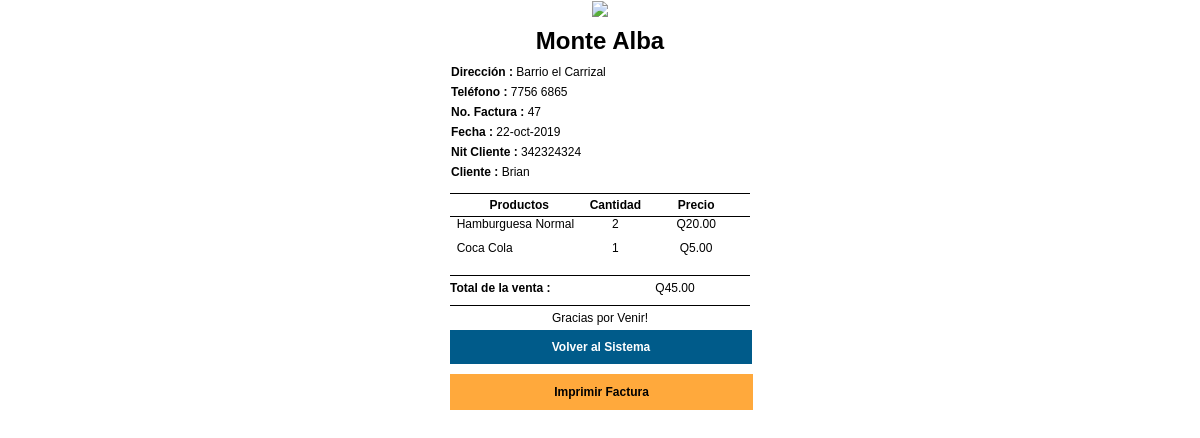
The app's page /control/venta/47 (signed in) with its own data.
### control/models.py (models this page shows, shortened)
class Venta(models.Model):
    fecha = models.DateField(default=datetime.now, null=True, blank=True)
    pedido = models.ForeignKey(Pedido, db_column='pedido_id', on_delete=models.SET_NULL, null=True)
    total = models.CharField(max_length=200, default=0)
    cliente = models.CharField(max_length=100, default='Consumidor Final')
    nit = models.CharField(max_length=10, default='C.F')

class DetallePedido(models.Model):
    pedido = models.ForeignKey(Pedido, db_column='pedido_id', on_delete=models.SET_NULL, null=True)
    producto = models.ForeignKey(Producto, db_column='producto_id', on_delete=models.SET_NULL, null=True, verbose_name='Productos')
    cantidad = models.DecimalField(max_digits=10, decimal_places=0, default=1)
    precio = models.CharField(max_length=200, default=0)

class Producto(models.Model):
    producto = models.CharField(max_length=100)
    descripcion = models.CharField(max_length=200)
    precio = models.DecimalField(max_digits=10, decimal_places=2, default=0)
    LOAN_CATEGORIA = (
        ('p', 'Platillo'),
        ('b', 'Bebida'),
    )
    categoria = models.CharField(max_length=1, choices=LOAN_CATEGORIA, blank=False, default='p', help_text='Categoria del Producto')
    imagen = models.ImageField(upload_to='photos')
    def __str__(self):
        return self.producto

### control/views.py (the view)
# urls.py: path('venta/<int:pk>', views.VentaDetailView.as_view(), name='venta-detail'),
class VentaDetailView(LoginRequiredMixin, generic.DetailView):
    model = Venta
    @method_decorator(permission_required('control.view_venta',reverse_lazy('control:ventas')))
    def dispatch(self, *args, **kwargs):
            return super(VentaDetailView, self).dispatch(*args, **kwargs)

### control/templates/control/venta_detail.html (shortened to what this page needs)
{% load static %}
<!doctype html>
<html>
	<head>
  </head>
  <body>
    <div id="wrapper">
      <table border="0" style="border-collapse: collapse; width: 100%; height: auto;">
          <tr>
            <td width="100%" align="center">
              <center>
                <img src="{% static 'img/icon/logo.jpg' %}" style="width: 80px;" />
              </center>
            </td>
          </tr>
          <tr>
            <td width="100%" align="center">
              <h2 style="padding-top: 0px; font-size: 24px;"><strong>Monte Alba</strong></h2>
            </td>
          </tr>
        <tr>
          <td width="100%">
            <span class="left" style="text-align: left;"><strong>Dirección :</strong> Barrio el Carrizal</span>
            <span class="left" style="text-align: left;"><strong>Teléfono :</strong> 7756 6865</span>
            <span class="left" style="text-align: left;"><strong>No. Factura :</strong> {{ venta.id }}</span>
            <span class="left" style="text-align: left;"><strong>Fecha :</strong> {{ venta.fecha }}</span>
            <span class="left" style="text-align: left;"><strong>Nit Cliente :</strong> {{ venta.nit }}</span>
            <span class="left" style="text-align: left;"><strong>Cliente&nbsp;:</strong> {{ venta.cliente }}</span>
          </td>
        </tr>
        </table>
      <table class="table" cellspacing="0"  border="0">
        <thead>
          <tr>
            <th width="45%" align="center">Productos</th>
            <th width="5%">Cantidad</th>
            <th width="35%">Precio</th>
          </tr>
        </thead>
        <tbody>
                {% for producto in venta.pedido.detallepedido_set.all %}
                <tr>
                    <td style="text-align:left; width:130px; padding-bottom: 10px" valign="top">&nbsp;&nbsp;{{producto.producto}}</td>
                    <td style="text-align:center; width:50px;" valign="top">{{producto.cantidad}}</td>
                    <td style="text-align:center; width:50px;" valign="top">Q{{producto.precio}}</td>
                </tr>
                {% endfor %}
          </tbody>
      </table>
        <table class="totals" cellspacing="0" border="0" style="margin-bottom:5px; border-top: 1px solid #000; border-collapse: collapse;">
            <tbody>
              <tr>
                <td colspan="3" style="text-align:left; border-top: 1px solid #000; padding-top: 5px; padding-bottom: 5px;">
                  <b>Total de la venta :</b>
                </td>
                <td style="text-align:center; border-top: 1px solid #000; padding-top: 5px; padding-bottom: 5px;">
                  Q{{ venta.total }}
                </td>
              </tr>
            </tbody>
        </table>
        <div style="border-top:1px solid #000; padding-top:0px;">
          <p>Gracias por Venir!</p>
        </div>
        <div id="bkpos_wrp">
          <a href="{% url 'control:ventas' %}" style="width:100%; display:block; font-size:12px; text-decoration: none; text-align:center; color:#FFF; background-color:#005b8a; border:0px solid #007FFF; padding: 10px 1px; margin: 5px auto 10px auto; font-weight:bold;">Volver al Sistema</a>
        </div>
        <div id="bkpos_wrp">
          <button type="button" onClick="window.print();return false;" style="width:101%; cursor:pointer; font-size:12px; background-color:#FFA93C; color:#000; text-align: center; border:1px solid #FFA93C; padding: 10px 0px; font-weight:bold;">Imprimir Factura</button>
        </div>
    </div>
  </body>
</html>

### control/templates/control/venta_detail.html (style rules this page uses)
body { max-width: 300px; margin:0 auto; text-align:center; color:#000; font-family: Arial, Helvetica, sans-serif; font-size:12px; }
#wrapper { min-width: 250px; margin: 0px auto; }
#wrapper img { max-width: 300px; width: auto; }
h2, h3, p { margin: 5px 0; }
.left { width:100%; float:right; text-align:right; margin-bottom: 3px; margin-top: 3px; }
.table, .totals { width: 100%; margin:10px 0; }
.table th { border-top: 1px solid #000; border-bottom: 1px solid #000; padding-top: 4px; padding-bottom: 4px; }
.table td { padding:0; }
.totals td { width: 24%; padding:0; }
.table td:nth-child(2) { overflow:hidden; }

### records on screen
Venta: id "47", fecha "22-oct-2019", nit "342324324", cliente "Brian", total "45.00"
DetallePedido: producto "Hamburguesa Normal", cantidad "2", precio "20.00"
DetallePedido: producto "Coca Cola", cantidad "1", precio "5.00"
